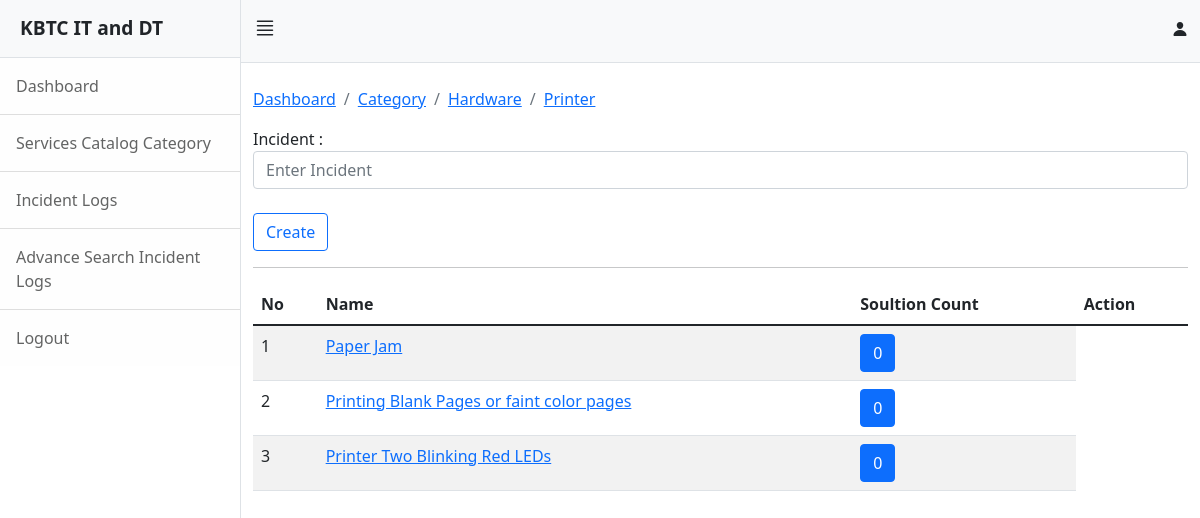
The page /user/incident.php?sub_id=30&&cat_id=11 (signed in) on the database its author committed.
### tables this page shows
CREATE TABLE `sub_category` (
  `id` int NOT NULL AUTO_INCREMENT,
  `cat_id` int NOT NULL,
  `subcategory` varchar(255) NOT NULL,
  `status` varchar(255) NOT NULL,
  PRIMARY KEY (`id`)
);

CREATE TABLE `category` (
  `id` int NOT NULL AUTO_INCREMENT,
  `category` varchar(255) NOT NULL,
  `status` varchar(255) NOT NULL,
  PRIMARY KEY (`id`)
);

CREATE TABLE `incident` (
  `id` int NOT NULL AUTO_INCREMENT,
  `title` text NOT NULL,
  `cat_id` int NOT NULL,
  `sub_cat_id` int NOT NULL,
  `create_at` varchar(255) NOT NULL,
  `status` tinyint(1) DEFAULT NULL,
  PRIMARY KEY (`id`)
);

### user/incident.php (the view, shortened to what this page needs)
<?php
            include "head.php";
        ?>
<div class="d-flex" id="wrapper">
    <?php
                include "slidebar.php";
           ?>
    <div id="page-content-wrapper">
        <?php
                    include "nav.php";
                ?>
        <div class="container-fluid">
            <br>
            <?php
                $sub_id = htmlspecialchars($_GET['sub_id']);
                $cat_id = htmlspecialchars($_GET["cat_id"]) ;
                $sql = "SELECT * FROM category WHERE id=$cat_id";
                $result = mysqli_query($connect,$sql);
                if($result){
                    foreach($result as $row){
                        $id = $row["id"];
                        $name = $row["category"];
                        $sql2 = "SELECT * FROM sub_category WHERE id=$sub_id";
                        $result2 = mysqli_query($connect,$sql2);
                        if($result2){
                            foreach($result2 as $row2){
                                $subcategory = $row2["subcategory"];
                                ?>
            <div class="row">
                <div class="container">
                    <nav aria-label="breadcrumb">
                        <ol class="breadcrumb">
                            <li class="breadcrumb-item"><a href="index.php">Dashboard</a></li>
                            <li class="breadcrumb-item"><a href="category.php">Category</a></li>
                            <li class="breadcrumb-item">
                                <a href="subcategory.php?id=<?php echo $cat_id ?>"><?php echo $name ?></a></li>
                            <li class="breadcrumb-item"><a href="#"><?php echo $subcategory ?></a></li>
                        </ol>
                    </nav>
                </div>
            </div>
            <?php
                            }
                        }
                    }
                }
            ?>
            <div class="col-md-12">
                <form action="backend.php" method="post">
                    <div class="form-group ">
                        <label for="category">Incident :</label>
                        <input type="text" class="form-control" placeholder="Enter Incident " name="incident"
                            id="category" required>
                    </div>
                    <br>
                    <div class="form-group">
                        <input type="submit" name="incident_create" class="btn btn-outline-primary" value="Create">
                    </div>
                </form>
            </div>
            <hr>
            <div class="col-md-12">
                <table class="table table-striped">
                    <thead>
                        <tr>
                            <th>No</th>
                            <th>Name</th>
                            <th>Soultion Count</th>
                            <th>Action</th>
                        </tr>
                    </thead>
                    <tbody>
                        <?php
                                $sql = "SELECT * FROM incident WHERE cat_id=$cat_id && sub_cat_id=$sub_id && status=1;";
                                $result = mysqli_query($connect,$sql);
                                $number_row = mysqli_num_rows($result);
                                $number = 0;
                                $number += $number;
                                if($number_row > 0){
                                    foreach($result as $key=>$value){
                                        ?>
                        <tr>
                            <td><?php echo ++$number; ?></td>
                            <td>
                                <a
                                    href="solution.php?cat_id=<?php echo $cat_id; ?>&&sub_id=<?php echo $sub_id ?>&&incident_id=<?php echo $value['id']; ?>">
                                    <?php echo $value['title']; ?> </a>
                            </td>
                            <td>
                                <?php
                                        $sql2 = "SELECT * FROM solution WHERE incident_id=$id AND status=1";
                                        $result2 = mysqli_query($connect,$sql2);
                                        $count = mysqli_num_rows($result2);
                                    ?>
                                <button type="button" class="btn btn-primary">
                                    <?php
echo $count;
?>
                                </button>
                            </td>
                        </tr>
                        <?php
                                        }
                                    }
                            ?>
                    </tbody>
                </table>
            </div>
        </div>
    </div>
</div>
<?php
            include "footer.php";
        ?>

### rows shown on the page
category: category "Hardware"
sub_category: subcategory "Printer"
incident: title "Paper Jam", count "0"
incident: title "Printing Blank Pages or faint color pages", count "0"
incident: title "Printer Two Blinking Red LEDs", count "0"
